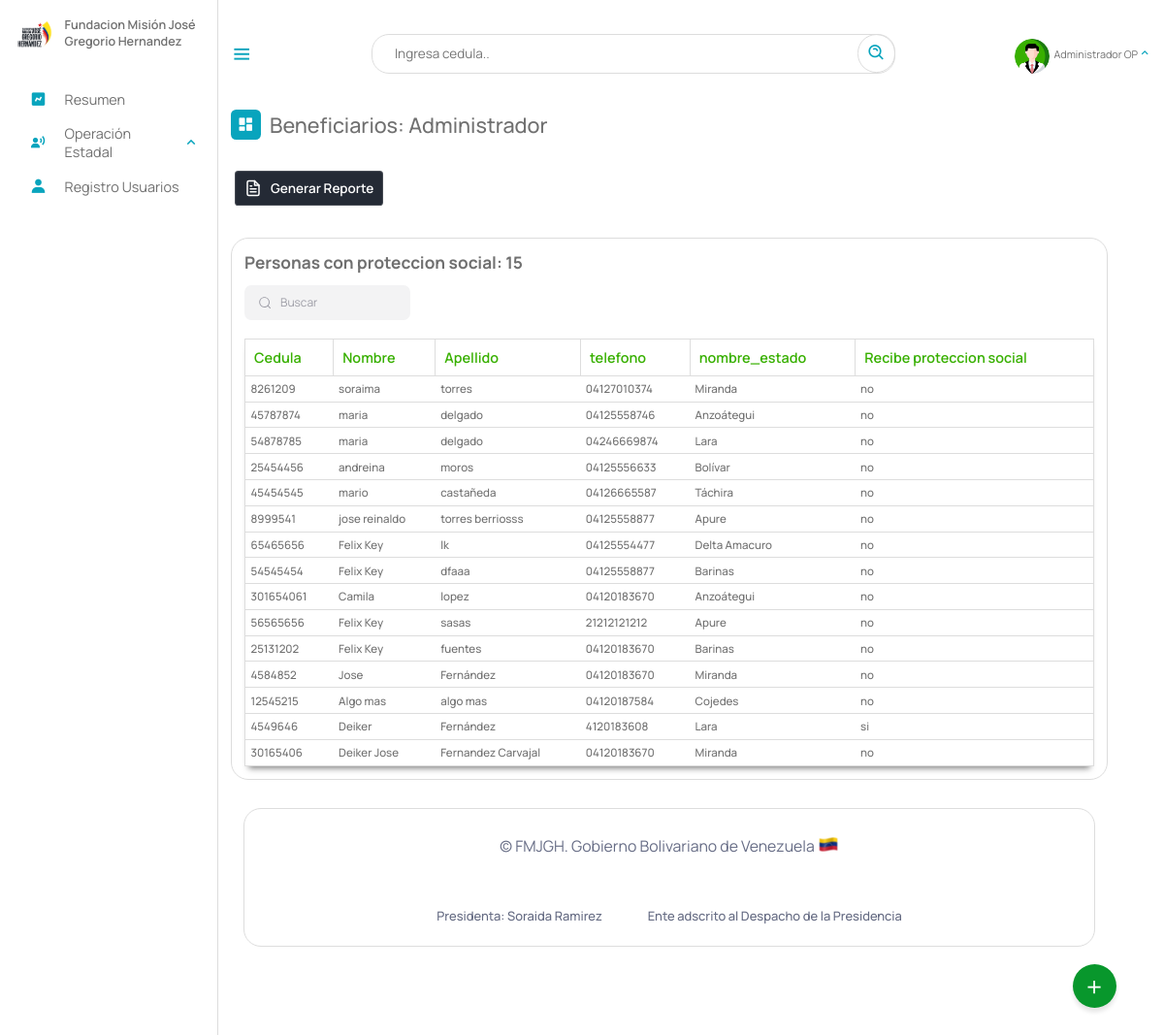
Page /Escritorio/13-proteccionSocial.php (signed in) on the earlier database version.
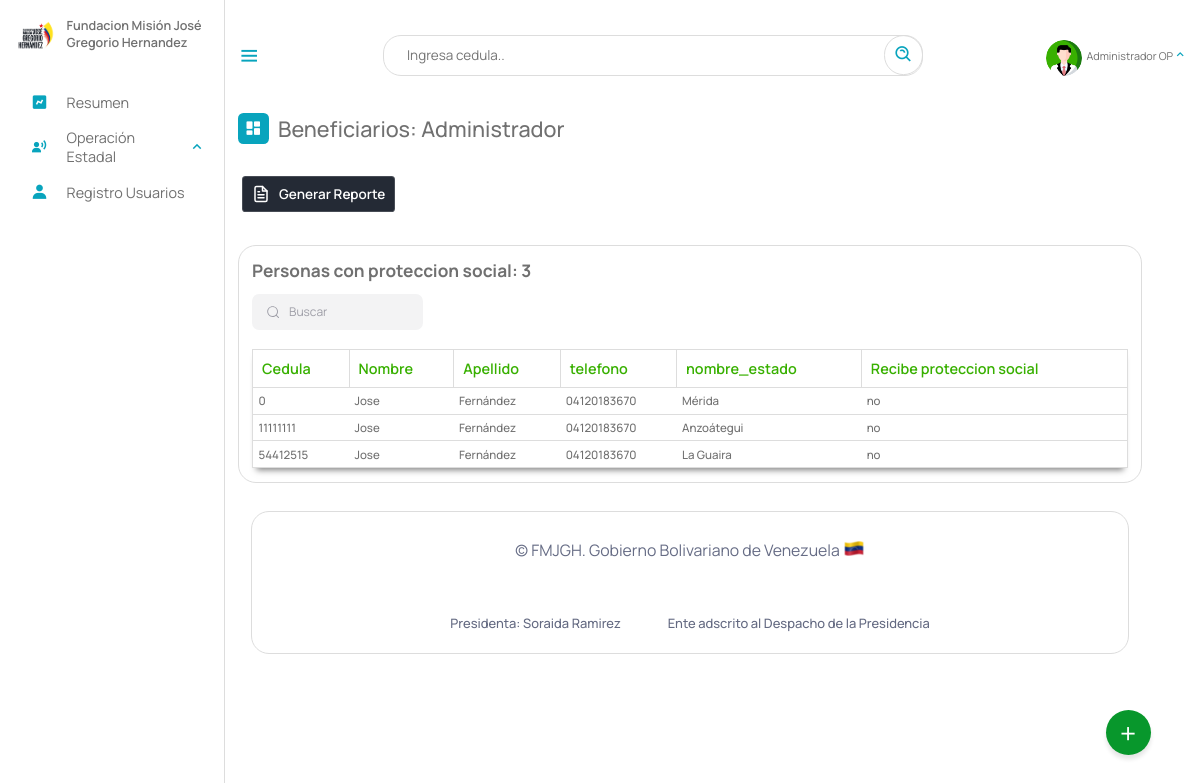
Same page on the later database version.
### tables this page shows
CREATE TABLE `beneficiario` (
  `cedula` int(12) NOT NULL,
  `nombre` text NOT NULL,
  `apellido` text NOT NULL,
  `fecha_naci` date NOT NULL,
  `email` varchar(50) NOT NULL,
  `telefono` varchar(12) NOT NULL,
  `nacionalidad` char(2) NOT NULL,
  `edad` int(2) NOT NULL,
  `sexo` char(1) NOT NULL,
  `edo_civil` text NOT NULL,
  `nro_hijo` int(2) DEFAULT NULL,
  `estado` varchar(10) NOT NULL,
  `municipio` varchar(20) NOT NULL,
  `parroquia` varchar(10) NOT NULL,
  `discapacidad` varchar(10) NOT NULL,
  `atencion_solicitada` varchar(10) NOT NULL,
  `certificado` varchar(50) DEFAULT NULL,
  `registrado_por` text DEFAULT NULL,
  `fecha_registro` date NOT NULL,
  PRIMARY KEY (`cedula`),
  KEY `estado` (`estado`),
  KEY `discapacidad` (`discapacidad`),
  KEY `atencion_solicitada` (`atencion_solicitada`),
  KEY `municipio` (`municipio`),
  KEY `parroquia` (`parroquia`),
  CONSTRAINT `beneficiario_ibfk_1` FOREIGN KEY (`estado`) REFERENCES `estados` (`id_estados`) ON DELETE CASCADE,
  CONSTRAINT `beneficiario_ibfk_2` FOREIGN KEY (`municipio`) REFERENCES `municipios` (`id_municipios`) ON DELETE CASCADE,
  CONSTRAINT `beneficiario_ibfk_3` FOREIGN KEY (`parroquia`) REFERENCES `parroquia` (`id`) ON DELETE CASCADE ON UPDATE CASCADE,
  CONSTRAINT `beneficiario_ibfk_4` FOREIGN KEY (`discapacidad`) REFERENCES `discapacid_e` (`id_e`) ON DELETE CASCADE,
  CONSTRAINT `beneficiario_ibfk_5` FOREIGN KEY (`atencion_solicitada`) REFERENCES `tipoatencion` (`id`) ON DELETE CASCADE
);

CREATE TABLE `estados` (
  `id_estados` varchar(10) NOT NULL,
  `nombre_estado` text NOT NULL,
  `codigo` varchar(255) NOT NULL,
  PRIMARY KEY (`id_estados`)
);

CREATE TABLE `detalles_institucionales` (
  `id` int(11) NOT NULL AUTO_INCREMENT,
  `cedula` int(11) DEFAULT NULL,
  `proteccion_social` char(3) DEFAULT NULL,
  `institucion_registrado` text DEFAULT NULL,
  PRIMARY KEY (`id`),
  KEY `cedula` (`cedula`),
  CONSTRAINT `detalles_institucionales_ibfk_1` FOREIGN KEY (`cedula`) REFERENCES `beneficiario` (`cedula`) ON DELETE CASCADE ON UPDATE CASCADE
);

### php/01-discapacitados.php (called while the page is built, shortened)
<?php
include_once("ManejadorBD.php");
class Discapacitados extends ManejadorBD
{
	private $cnn;
	public function __construct($tipoConexion)
	{
		$this->cnn = parent::conectar($tipoConexion);
	}
	public function PersonasProteccionSocial()
	{
		try {
			$stmt = $this->cnn->prepare("SELECT beneficiario.cedula, beneficiario.nombre, beneficiario.apellido, beneficiario.telefono, estados.nombre_estado, detalles_institucionales.proteccion_social FROM
				beneficiario, estados, detalles_institucionales WHERE
				beneficiario.estado = estados.id_estados and
				beneficiario.cedula = detalles_institucionales.cedula");
			$stmt->setFetchMode(PDO::FETCH_ASSOC);
			$stmt->execute();
			return $stmt->fetchAll();
		} catch (PDOException $error) {
			echo "Error: ejecutando consulta SQL." . $error->getMessage();
			exit();
		}
	}
}

### php/ManejadorBD.php (called while the page is built, shortened)
<?php
	class ManejadorBD extends PDO {
		public $srv	= SRV;
		public $usr	= USR;
		public $pas	= PAS;
		public $dbn	= BDN;
		public function conectar($tipoConexion){
			try{
				switch ($tipoConexion) {
				    case 1:
				        $dsn = "mysql:host=$this->srv;dbname=$this->dbn";
				        break;
				}
				$dbh = new PDO($dsn, $this->usr, $this->pas);
    			$dbh->setAttribute(PDO::ATTR_ERRMODE, PDO::ERRMODE_EXCEPTION);
			}catch(PDOException $error){
                echo "Error al Conectar con la Base de Datos: ".$error->getMessage();
                exit();
			}
            $this->conexionBD = $dbh;
			return $this->conexionBD;
		}
	}
?>

### Escritorio/13-proteccionSocial.php (the view, shortened to what this page needs)
<?php
include_once("partearriba.php");
?>
<div class="dash-contenido">
    <div class="overview">
        <div class="titulo">
            <i class='bx bxs-dashboard'> </i>
            <span class="link-name">Beneficiarios: <?php echo $rol ?></span>
        </div>
    </div>
 <a href=""> <button class="download-button">
        <div class="docs"> Generar Reporte</div>
        <div class="download">
        </div>
    </button></a>
    <div class="tabla-atencion">
        <h2>Personas con proteccion social:
            <?php
            include_once("../php/01-discapacitados.php");
            $aten = new Discapacitados(1);
            $contar = $aten->PersonasProteccionSocial();
            echo count($contar);
            ?>
        </h2>
        <div class="group">
  <input placeholder="Buscar" id= "buscador" type="search" class="inputt">
</div>
<br>
        <table>
            <thead>
                <tr>
                    <th>Cedula</th>
                    <th>Nombre</th>
                    <th>Apellido</th>
                    <th>telefono</th>
                    <th>nombre_estado</th>
                    <th>Recibe proteccion social</th>
                </tr>
            </thead>
            <tbody id="spr">
                <?php
                include_once("../php/01-discapacitados.php");
                $aten = new Discapacitados(1);
                $consulta = $aten->PersonasProteccionSocial();
                if ($consulta) {
                    foreach ($consulta as $registros) {
                ?>
                        <tr>
                            <td><?php echo $registros["cedula"] ?></td>
                            <td><?php echo $registros["nombre"] ?></td>
                            <td><?php echo $registros["apellido"] ?></td>
                            <td><?php echo $registros["telefono"] ?></td>
                            <td><?php echo $registros["nombre_estado"] ?></td>
                            <td><?php echo $registros["proteccion_social"] ?></td>
                        </tr>
                <?php
                    }
                }
                ?>
            </tbody >
        </table>
    </div>
    <?php
    include_once("parteabajo.php");
    ?>

### Escritorio/partearriba.php (shortened to what this page needs)
<!DOCTYPE html>
<html lang="es">
<head>
    <link rel="stylesheet" href="estilo.css">
    <link rel="stylesheet" href="dash.css">
    <link rel="stylesheet" href="02-buttons/01-buttons.css">
    <link href='https://unpkg.com/boxicons@2.1.4/css/boxicons.min.css' rel='stylesheet'>
<link rel="stylesheet" href="https://cdnjs.cloudflare.com/ajax/libs/font-awesome/6.5.2/css/all.min.css" />
</head>
<body>
    <?php
    if (isset($_SESSION['cedula'])) {
        $NombreUsuarioActivo = $_SESSION['nombre'];
        $rol = $_SESSION["rol"];
        $gerencia = $_SESSION['gerencia'];
    }
    switch ($rol) {
        case "1adm":
            $rol = "Administrador";
            break;
    }
    ?>
    <nav class="sidebar">
        <header>
            <div class="image-text">
                <span class="image">
                    <img src="logo3.png" alt="logo">
                </span>
                <div class="text header-text">
                    <span class="name">Fundacion Misión José Gregorio Hernandez</span>
                </div>
            </div>
        </header>
        <ul class="nav-links">
            <li>
                <a href="index.php">
                    <i class='bx bxs-chart'></i>
                    <span class="link-name">Resumen</span>
                </a>
            </li>
            <?php
            if ($gerencia == "4Gtno" || $rol == "Superusuario") {
            ?>
                <li>
                    <div class="ioncn-link">
                        <a>
                            <i class='bx bxs-user-voice'></i>
                            <span class="link-name">Operación Estadal</span>
                        </a>
                        <i class='bx bx-chevron-up'></i>
                    </div>
                </li>
            <?php
            }
            ?>
            <?php
            if ($rol == "Administrador" || $rol == "Superusuario") {
            ?>
                <li>
                    <a href="03-registro.php">
                        <i class='bx bxs-user'></i>
                        <span class="link-name">Registro Usuarios</span>
                    </a>
                </li>
            <?php
            }
            ?>
        </ul>
    </nav>
    <main class="menu-dash">
        <div class="top">
            <i class='bx bx-menu sidebar-toggle'></i>
            <div class="busqueda">
                <input type="text" id="input_search" placeholder="Ingresa cedula..">
                <a href="#" class="search" id="search"><i class='bx bx-search-alt bx-rotate-90'></i></a>
            </div>
            <li>
                <div class="ioncn-link">
                    <a><?php
                            if($_SESSION["profile_photo"]){
                                $ruta = "fotos_perfil/". $_SESSION["profile_photo"];
                            }else{
                                $ruta = "profile.png";
                            }
                        ?>
                        <div class="img-profi">
                             <img src="<?php echo $ruta ?>" alt="">
                        </div>
                        <span class="link_name" id="user_active"><?php echo $NombreUsuarioActivo ?></span>
                    </a>
                    <i class='bx bx-chevron-up'></i>
                </div>
            </li>
        </div>
        <div class="action">
            <span class="abrir" onclick="actionToggle()">+</span>
        </div>

### Escritorio/parteabajo.php (shortened to what this page needs)
<div class="footer__info container">
    <span class="footer_copy">
        &#169; FMJGH. Gobierno Bolivariano de Venezuela <img src="ve.png">
    </span>
    <br><br>
    <div class="footer__privacy">
        <a>Presidenta: Soraida Ramirez</a>
        <a>Ente adscrito al Despacho de la Presidencia</a>
    </div>
</div>
</div>
</main>
</body>
</html>

### Escritorio/dash.css (style rules this page uses)
.dash-contenido .tabla-atencion { margin-top: 2rem; border: 1px solid #ddd; border-radius: 20px; padding: 15px; display: flex; flex-direction: column; justify-content: start; align-items: self-start; overflow: auto; }
.dash-contenido .tabla-atencion h2 { margin-bottom: 0.8rem; font-size: 1.2rem; color: #707070; }
.dash-contenido .tabla-atencion table { background-color: #fff; box-shadow: 0 6px 7px -4px rgba(0, 0, 0, 0.5); width: 100%; border: 1px solid #ddd; text-align: left; color: #707070; font-size: 1rem; border-collapse: collapse; transition: .8s; }
.dash-contenido .tabla-atencion table thead th { color: #38b000; font-weight: 600; border: solid 1px #ddd; padding: 10px; }
.dash-contenido .tabla-atencion table tbody td { font-size: .8rem; font-weight: 500; padding: 6px; border-bottom: 1px solid #ddd; }
.download-button { margin-bottom: 20px; position: relative; cursor: pointer; border-width: 0; color: white; font-size: 15px; font-weight: 600; border-radius: 4px; z-index: 1; margin: 5px; }
.download-button .docs { display: flex; align-items: center; justify-content: space-between; gap: 10px; min-height: 40px; padding: 0 10px; border-radius: 4px; z-index: 1; background-color: #242a35; border: solid 1px #e8e8e82d; transition: all .5s cubic-bezier(0.77, 0, 0.175, 1); }
.download { position: absolute; inset: 0; display: flex; align-items: center; justify-content: center; max-width: 90%; margin: 0 auto; z-index: -1; border-radius: 4px; transform: translateY(0%); background-color: #01e056; border: solid 1px #01e0572d; transition: all .5s cubic-bezier(0.77, 0, 0.175, 1); }
.footer__info, .footer__privacy { display: flex; }
.footer__info { padding-bottom: 1.5rem; margin-top: 2rem; flex-direction: column; text-align: center; row-gap: 0.5rem; }
.footer_copy { color:hsl(228, 13%, 46%) ; font-size: 1.1rem; }
.footer__copy, .footer__privacy a { font-size: .90rem; font-weight: 500; color: hsl(228, 13%, 45%); }
.footer__privacy { justify-content: center; column-gap: 3.25rem; }
.search { --input-line: #1F2937; --input-text-color: #fff; --input-text-hover-color: transparent; --input-border-color: none; --input-border-hover-color: transparent; --input-bg-color: #fff; --search-max-width: 500px; --search-min-width: 500px; --border-radius: 15px; --transition-cubic-bezier: 150ms cubic-bezier(0.4,0,0.2,1); }

### Escritorio/02-buttons/01-buttons.css (style rules this page uses)
body { margin: 0; padding: 0; }

Differences in the rows shown:
removed beneficiario: cedula "8261209", nombre "soraima", apellido "torres", telefono "04127010374", estado.nombre_estado "Miranda", detalles_institucionales.proteccion_social "no"
removed beneficiario: cedula "45787874", nombre "maria", apellido "delgado", telefono "04125558746", estado.nombre_estado "Anzoátegui", detalles_institucionales.proteccion_social "no"
removed beneficiario: cedula "54878785", nombre "maria", apellido "delgado", telefono "04246669874", estado.nombre_estado "Lara", detalles_institucionales.proteccion_social "no"
removed beneficiario: cedula "25454456", nombre "andreina", apellido "moros", telefono "04125556633", estado.nombre_estado "Bolívar", detalles_institucionales.proteccion_social "no"
removed beneficiario: cedula "45454545", nombre "mario", apellido "castañeda", telefono "04126665587", estado.nombre_estado "Táchira", detalles_institucionales.proteccion_social "no"
removed beneficiario: cedula "8999541", nombre "jose reinaldo", apellido "torres berriosss", telefono "04125558877", estado.nombre_estado "Apure", detalles_institucionales.proteccion_social "no"
removed beneficiario: cedula "65465656", nombre "Felix Key", apellido "lk", telefono "04125554477", estado.nombre_estado "Delta Amacuro", detalles_institucionales.proteccion_social "no"
removed beneficiario: cedula "54545454", nombre "Felix Key", apellido "dfaaa", telefono "04125558877", estado.nombre_estado "Barinas", detalles_institucionales.proteccion_social "no"
removed beneficiario: cedula "301654061", nombre "Camila", apellido "lopez", telefono "04120183670", estado.nombre_estado "Anzoátegui", detalles_institucionales.proteccion_social "no"
removed beneficiario: cedula "56565656", nombre "Felix Key", apellido "sasas", telefono "21212121212", estado.nombre_estado "Apure", detalles_institucionales.proteccion_social "no"
removed beneficiario: cedula "25131202", nombre "Felix Key", apellido "fuentes", telefono "04120183670", estado.nombre_estado "Barinas", detalles_institucionales.proteccion_social "no"
removed beneficiario: cedula "4584852", nombre "Jose", apellido "Fernández", telefono "04120183670", estado.nombre_estado "Miranda", detalles_institucionales.proteccion_social "no"
removed beneficiario: cedula "12545215", nombre "Algo mas", apellido "algo mas", telefono "04120187584", estado.nombre_estado "Cojedes", detalles_institucionales.proteccion_social "no"
removed beneficiario: cedula "4549646", nombre "Deiker", apellido "Fernández", telefono "4120183608", estado.nombre_estado "Lara", detalles_institucionales.proteccion_social "si"
removed beneficiario: cedula "30165406", nombre "Deiker Jose", apellido "Fernandez Carvajal", telefono "04120183670", estado.nombre_estado "Miranda", detalles_institucionales.proteccion_social "no"
added beneficiario: cedula "0", nombre "Jose", apellido "Fernández", telefono "04120183670", estado.nombre_estado "Mérida", detalles_institucionales.proteccion_social "no"
added beneficiario: cedula "11111111", nombre "Jose", apellido "Fernández", telefono "04120183670", estado.nombre_estado "Anzoátegui", detalles_institucionales.proteccion_social "no"
added beneficiario: cedula "54412515", nombre "Jose", apellido "Fernández", telefono "04120183670", estado.nombre_estado "La Guaira", detalles_institucionales.proteccion_social "no"
Other differences:
count($contar): "15" → "3"
